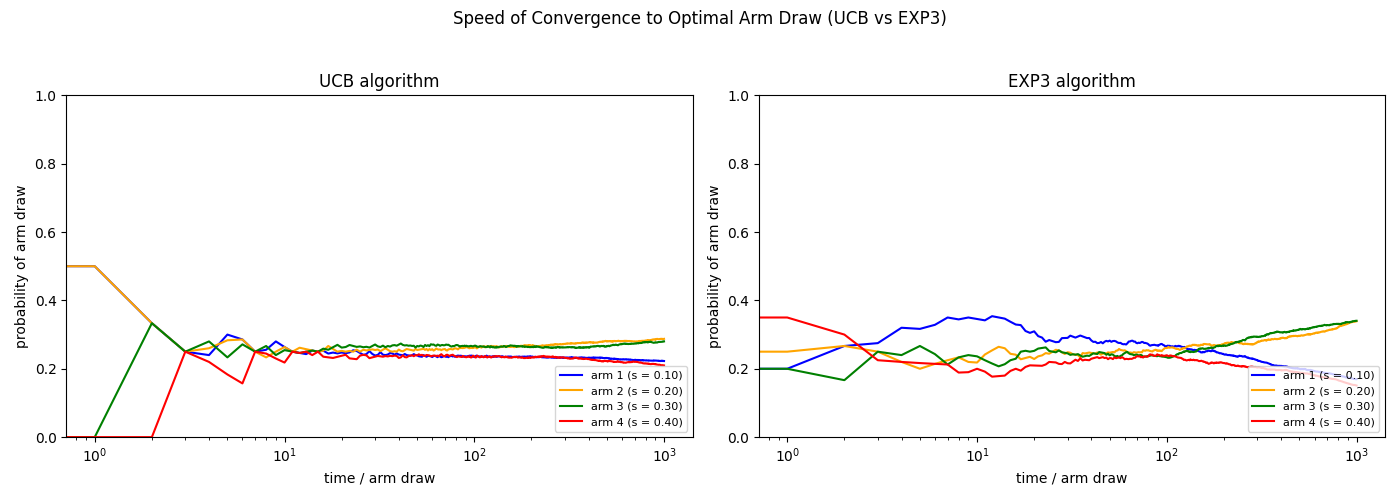

Recreate this plot in Python.

import numpy as np
import matplotlib.pyplot as plt

# Simulation settings
T = 1000
n_agents = 10
price_options = [0.1, 0.2, 0.3, 0.4]
conversion_rates = [0.9, 0.6, 0.4, 0.2]
K = len(price_options)

def get_reward(price_index):
    prob = conversion_rates[price_index]
    return price_options[price_index] if np.random.rand() < prob else 0

# Run simulation and log selection probabilities
def simulate_curve_probabilities(algorithm, gamma=0.3):
    counts_over_time = np.zeros((K, T))
    for agent in range(n_agents):
        if algorithm == "EXP3":
            weights = np.ones(K)
            for t in range(1, T+1):
                probs = (1 - gamma) * (weights / weights.sum()) + gamma / K
                choice = np.random.choice(K, p=probs)
                reward = get_reward(choice)
                estimated_reward = reward / probs[choice]
                weights[choice] *= np.exp(gamma * estimated_reward / K)
                counts_over_time[choice, t-1] += 1
        elif algorithm == "UCB":
            n_k = np.zeros(K)
            r_k = np.zeros(K)
            for t in range(1, T+1):
                ucb = np.zeros(K)
                for k in range(K):
                    if n_k[k] == 0:
                        ucb[k] = 1e5
                    else:
                        avg = r_k[k] / n_k[k]
                        ucb[k] = avg + np.sqrt(2 * np.log(t) / n_k[k])
                choice = np.argmax(ucb)
                reward = get_reward(choice)
                n_k[choice] += 1
                r_k[choice] += reward
                counts_over_time[choice, t-1] += 1
    return counts_over_time / n_agents

# Run simulations
ucb_prob_curve = simulate_curve_probabilities("UCB")
exp3_prob_curve = simulate_curve_probabilities("EXP3", gamma=0.3)

# Convert to cumulative probability over time
ucb_prob = np.cumsum(ucb_prob_curve, axis=1) / (np.arange(1, T+1))
exp3_prob = np.cumsum(exp3_prob_curve, axis=1) / (np.arange(1, T+1))

# Plot result
fig, axs = plt.subplots(1, 2, figsize=(14, 5))
algos = [("UCB algorithm", ucb_prob), ("EXP3 algorithm", exp3_prob)]
colors = ['blue', 'orange', 'green', 'red']

for ax, (title, probs) in zip(axs, algos):
    for i in range(K):
        ax.plot(probs[i], label=f'arm {i+1} (s = {price_options[i]:.2f})', color=colors[i])
    ax.set_xscale("log")
    ax.set_ylim(0, 1)
    ax.set_xlabel("time / arm draw")
    ax.set_ylabel("probability of arm draw")
    ax.set_title(title)
    ax.legend(loc="lower right", fontsize=8)

plt.suptitle("Speed of Convergence to Optimal Arm Draw (UCB vs EXP3)")
plt.tight_layout(rect=[0, 0, 1, 0.95])
plt.savefig("panel_UCB_EXP3_curve.png")
plt.show()
